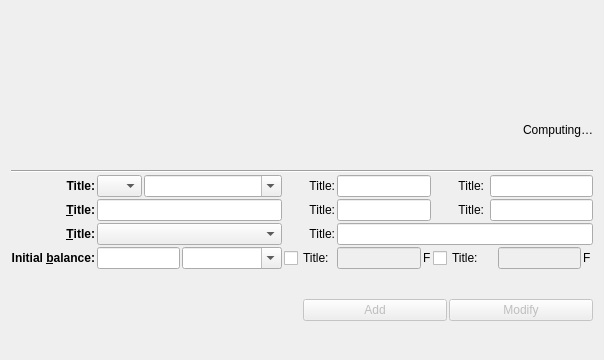
<?xml version="1.0" encoding="UTF-8"?>
<ui version="4.0">
 <class>skgbankplugin_base</class>
 <widget class="QWidget" name="skgbankplugin_base">
  <property name="geometry">
   <rect>
    <x>0</x>
    <y>0</y>
    <width>604</width>
    <height>360</height>
   </rect>
  </property>
  <layout class="QVBoxLayout" name="verticalLayout">
   <property name="spacing">
    <number>2</number>
   </property>
   <item>
    <widget class="SKGFilteredTableView" name="kView"/>
   </item>
   <item>
    <widget class="QLabel" name="kInfo">
     <property name="text">
      <string>Computing…</string>
     </property>
     <property name="alignment">
      <set>Qt::AlignRight|Qt::AlignTrailing|Qt::AlignVCenter</set>
     </property>
    </widget>
   </item>
   <item>
    <widget class="Line" name="line">
     <property name="orientation">
      <enum>Qt::Horizontal</enum>
     </property>
    </widget>
   </item>
   <item>
    <widget class="QWidget" name="SKGEditionWidget" native="true">
     <layout class="QGridLayout" name="gridLayout_4">
      <property name="leftMargin">
       <number>0</number>
      </property>
      <property name="topMargin">
       <number>0</number>
      </property>
      <property name="rightMargin">
       <number>0</number>
      </property>
      <property name="bottomMargin">
       <number>0</number>
      </property>
      <property name="spacing">
       <number>2</number>
      </property>
      <item row="0" column="1">
       <widget class="SKGComboBox" name="kAccountCreatorIcon">
        <property name="sizePolicy">
         <sizepolicy hsizetype="Preferred" vsizetype="Minimum">
          <horstretch>0</horstretch>
          <verstretch>0</verstretch>
         </sizepolicy>
        </property>
        <property name="maximumSize">
         <size>
          <width>45</width>
          <height>16777215</height>
         </size>
        </property>
        <property name="toolTip">
         <string>Icon of the bank</string>
        </property>
        <property name="statusTip">
         <string>Icon of the bank</string>
        </property>
       </widget>
      </item>
      <item row="3" column="5">
       <widget class="QLabel" name="kMinLimitunit">
        <property name="sizePolicy">
         <sizepolicy hsizetype="Minimum" vsizetype="Preferred">
          <horstretch>0</horstretch>
          <verstretch>0</verstretch>
         </sizepolicy>
        </property>
        <property name="text">
         <string notr="true">F</string>
        </property>
       </widget>
      </item>
      <item row="3" column="1" colspan="2">
       <layout class="QHBoxLayout" name="horizontalLayout_11">
        <property name="spacing">
         <number>2</number>
        </property>
        <item>
         <widget class="SKGCalculatorEdit" name="kAmountEdit">
          <property name="toolTip">
           <string>&lt;!DOCTYPE HTML PUBLIC &quot;-//W3C//DTD HTML 4.0//EN&quot; &quot;https://www.w3.org/TR/REC-html40/strict.dtd&quot;&gt;
&lt;html&gt;&lt;head&gt;&lt;meta name=&quot;qrichtext&quot; content=&quot;1&quot; /&gt;&lt;style type=&quot;text/css&quot;&gt;
p, li { white-space: pre-wrap; }
&lt;/style&gt;&lt;/head&gt;&lt;body style=&quot; font-family:'Bitstream Vera Sans'; font-size:9pt; font-weight:400; font-style:normal;&quot;&gt;
&lt;p style=&quot; margin-top:0px; margin-bottom:0px; margin-left:0px; margin-right:0px; -qt-block-indent:0; text-indent:0px;&quot;&gt;Amount of the transaction.&lt;/p&gt;
&lt;p style=&quot; margin-top:0px; margin-bottom:0px; margin-left:0px; margin-right:0px; -qt-block-indent:0; text-indent:0px;&quot;&gt;You can enter expressions here, such as &lt;span style=&quot; font-style:italic;&quot;&gt;3+4*2&lt;/span&gt;, skrooge will compute the result (&lt;span style=&quot; font-style:italic;&quot;&gt;11&lt;/span&gt;)&lt;/p&gt;&lt;/body&gt;&lt;/html&gt;</string>
          </property>
          <property name="statusTip">
           <string>Initial balance of the account (A negative value for a loan account)</string>
          </property>
         </widget>
        </item>
        <item>
         <widget class="SKGUnitComboBox" name="kUnitEdit">
          <property name="sizePolicy">
           <sizepolicy hsizetype="Maximum" vsizetype="Fixed">
            <horstretch>0</horstretch>
            <verstretch>0</verstretch>
           </sizepolicy>
          </property>
          <property name="minimumSize">
           <size>
            <width>100</width>
            <height>0</height>
           </size>
          </property>
          <property name="maximumSize">
           <size>
            <width>100</width>
            <height>16777215</height>
           </size>
          </property>
          <property name="toolTip">
           <string>Unit of the initial balance of the account</string>
          </property>
          <property name="statusTip">
           <string>Unit of the initial balance of the account</string>
          </property>
          <property name="editable">
           <bool>true</bool>
          </property>
          <property name="sizeAdjustPolicy">
           <enum>QComboBox::AdjustToContents</enum>
          </property>
          <property name="autoCompletion">
           <bool>false</bool>
          </property>
         </widget>
        </item>
        <item>
         <spacer name="horizontalSpacer_2">
          <property name="orientation">
           <enum>Qt::Horizontal</enum>
          </property>
          <property name="sizeHint" stdset="0">
           <size>
            <width>0</width>
            <height>20</height>
           </size>
          </property>
         </spacer>
        </item>
       </layout>
      </item>
      <item row="1" column="1" colspan="2">
       <widget class="QLineEdit" name="kAccountCreatorAccount">
        <property name="sizePolicy">
         <sizepolicy hsizetype="Expanding" vsizetype="Fixed">
          <horstretch>0</horstretch>
          <verstretch>0</verstretch>
         </sizepolicy>
        </property>
        <property name="toolTip">
         <string>Name of the account</string>
        </property>
        <property name="statusTip">
         <string>Name of the account</string>
        </property>
       </widget>
      </item>
      <item row="3" column="15">
       <spacer name="horizontalSpacer">
        <property name="orientation">
         <enum>Qt::Horizontal</enum>
        </property>
        <property name="sizeHint" stdset="0">
         <size>
          <width>0</width>
          <height>20</height>
         </size>
        </property>
       </spacer>
      </item>
      <item row="0" column="3">
       <widget class="QLabel" name="kBankNumberLbl">
        <property name="sizePolicy">
         <sizepolicy hsizetype="Minimum" vsizetype="Preferred">
          <horstretch>0</horstretch>
          <verstretch>0</verstretch>
         </sizepolicy>
        </property>
        <property name="text">
         <string notr="true">Title:</string>
        </property>
        <property name="alignment">
         <set>Qt::AlignRight|Qt::AlignTrailing|Qt::AlignVCenter</set>
        </property>
        <property name="buddy">
         <cstring>kAccountCreatorBankNumber</cstring>
        </property>
       </widget>
      </item>
      <item row="0" column="6">
       <widget class="QLabel" name="kAgencyAddressLbl">
        <property name="sizePolicy">
         <sizepolicy hsizetype="Minimum" vsizetype="Preferred">
          <horstretch>0</horstretch>
          <verstretch>0</verstretch>
         </sizepolicy>
        </property>
        <property name="text">
         <string notr="true">Title:</string>
        </property>
        <property name="alignment">
         <set>Qt::AlignRight|Qt::AlignTrailing|Qt::AlignVCenter</set>
        </property>
        <property name="buddy">
         <cstring>kAccountCreatorAddress</cstring>
        </property>
       </widget>
      </item>
      <item row="3" column="14">
       <widget class="QLabel" name="kMaxLimitunit">
        <property name="sizePolicy">
         <sizepolicy hsizetype="Minimum" vsizetype="Preferred">
          <horstretch>0</horstretch>
          <verstretch>0</verstretch>
         </sizepolicy>
        </property>
        <property name="text">
         <string notr="true">F</string>
        </property>
       </widget>
      </item>
      <item row="0" column="0">
       <widget class="QLabel" name="kBankLbl">
        <property name="sizePolicy">
         <sizepolicy hsizetype="Minimum" vsizetype="Preferred">
          <horstretch>0</horstretch>
          <verstretch>0</verstretch>
         </sizepolicy>
        </property>
        <property name="font">
         <font>
          <weight>75</weight>
          <bold>true</bold>
         </font>
        </property>
        <property name="text">
         <string notr="true">Title:</string>
        </property>
        <property name="alignment">
         <set>Qt::AlignRight|Qt::AlignTrailing|Qt::AlignVCenter</set>
        </property>
       </widget>
      </item>
      <item row="3" column="3">
       <widget class="QCheckBox" name="kMinLimit">
        <property name="sizePolicy">
         <sizepolicy hsizetype="Minimum" vsizetype="Preferred">
          <horstretch>0</horstretch>
          <verstretch>0</verstretch>
         </sizepolicy>
        </property>
        <property name="text">
         <string notr="true">Title:</string>
        </property>
       </widget>
      </item>
      <item row="2" column="4" colspan="12">
       <widget class="QLineEdit" name="kAccountCreatorNumber">
        <property name="sizePolicy">
         <sizepolicy hsizetype="Expanding" vsizetype="Fixed">
          <horstretch>0</horstretch>
          <verstretch>0</verstretch>
         </sizepolicy>
        </property>
        <property name="toolTip">
         <string>Number of the account</string>
        </property>
        <property name="statusTip">
         <string>Number of the account</string>
        </property>
       </widget>
      </item>
      <item row="3" column="13">
       <widget class="SKGCalculatorEdit" name="kMaxLimitAmout">
        <property name="enabled">
         <bool>false</bool>
        </property>
        <property name="sizePolicy">
         <sizepolicy hsizetype="Preferred" vsizetype="Fixed">
          <horstretch>0</horstretch>
          <verstretch>0</verstretch>
         </sizepolicy>
        </property>
        <property name="toolTip">
         <string>Maximum amount of the account</string>
        </property>
        <property name="statusTip">
         <string>Maximum amount of the account</string>
        </property>
       </widget>
      </item>
      <item row="3" column="6">
       <widget class="QCheckBox" name="kMaxLimit">
        <property name="sizePolicy">
         <sizepolicy hsizetype="Minimum" vsizetype="Preferred">
          <horstretch>0</horstretch>
          <verstretch>0</verstretch>
         </sizepolicy>
        </property>
        <property name="text">
         <string notr="true">Title:</string>
        </property>
       </widget>
      </item>
      <item row="0" column="9" colspan="7">
       <widget class="QLineEdit" name="kAccountCreatorAddress">
        <property name="sizePolicy">
         <sizepolicy hsizetype="Expanding" vsizetype="Fixed">
          <horstretch>0</horstretch>
          <verstretch>0</verstretch>
         </sizepolicy>
        </property>
        <property name="toolTip">
         <string>Address of the agency</string>
        </property>
        <property name="statusTip">
         <string>Address of the agency</string>
        </property>
        <property name="showClearButton" stdset="0">
         <bool>true</bool>
        </property>
       </widget>
      </item>
      <item row="1" column="9" colspan="7">
       <widget class="QLineEdit" name="kAccountCreatorComment">
        <property name="sizePolicy">
         <sizepolicy hsizetype="Expanding" vsizetype="Fixed">
          <horstretch>0</horstretch>
          <verstretch>0</verstretch>
         </sizepolicy>
        </property>
        <property name="toolTip">
         <string>Comment of the account</string>
        </property>
        <property name="statusTip">
         <string>Comment of the account</string>
        </property>
        <property name="showClearButton" stdset="0">
         <bool>true</bool>
        </property>
       </widget>
      </item>
      <item row="0" column="2">
       <widget class="SKGComboBox" name="kAccountCreatorBank">
        <property name="minimumSize">
         <size>
          <width>112</width>
          <height>0</height>
         </size>
        </property>
        <property name="toolTip">
         <string>Name of the bank</string>
        </property>
        <property name="statusTip">
         <string>Name of the bank</string>
        </property>
        <property name="editable">
         <bool>true</bool>
        </property>
       </widget>
      </item>
      <item row="1" column="6">
       <widget class="QLabel" name="kCommentLabel">
        <property name="sizePolicy">
         <sizepolicy hsizetype="Minimum" vsizetype="Preferred">
          <horstretch>0</horstretch>
          <verstretch>0</verstretch>
         </sizepolicy>
        </property>
        <property name="text">
         <string notr="true">Title:</string>
        </property>
        <property name="alignment">
         <set>Qt::AlignRight|Qt::AlignTrailing|Qt::AlignVCenter</set>
        </property>
        <property name="buddy">
         <cstring>kAccountCreatorComment</cstring>
        </property>
       </widget>
      </item>
      <item row="3" column="4">
       <widget class="SKGCalculatorEdit" name="kMinLimitAmout">
        <property name="enabled">
         <bool>false</bool>
        </property>
        <property name="sizePolicy">
         <sizepolicy hsizetype="Preferred" vsizetype="Fixed">
          <horstretch>0</horstretch>
          <verstretch>0</verstretch>
         </sizepolicy>
        </property>
        <property name="toolTip">
         <string>Minimum amount of the account</string>
        </property>
        <property name="statusTip">
         <string>Minimum amount of the account</string>
        </property>
       </widget>
      </item>
      <item row="3" column="0">
       <widget class="QLabel" name="kAmountLabel">
        <property name="sizePolicy">
         <sizepolicy hsizetype="Minimum" vsizetype="Preferred">
          <horstretch>0</horstretch>
          <verstretch>0</verstretch>
         </sizepolicy>
        </property>
        <property name="font">
         <font>
          <weight>75</weight>
          <bold>true</bold>
         </font>
        </property>
        <property name="text">
         <string comment="Noun, a numerical quantity">Initial &amp;balance:</string>
        </property>
        <property name="alignment">
         <set>Qt::AlignRight|Qt::AlignTrailing|Qt::AlignVCenter</set>
        </property>
        <property name="buddy">
         <cstring>kAmountEdit</cstring>
        </property>
       </widget>
      </item>
      <item row="1" column="0">
       <widget class="QLabel" name="kAccountLbl">
        <property name="sizePolicy">
         <sizepolicy hsizetype="Minimum" vsizetype="Preferred">
          <horstretch>0</horstretch>
          <verstretch>0</verstretch>
         </sizepolicy>
        </property>
        <property name="font">
         <font>
          <weight>75</weight>
          <bold>true</bold>
          <strikeout>false</strikeout>
          <stylestrategy>PreferDefault</stylestrategy>
          <kerning>true</kerning>
         </font>
        </property>
        <property name="text">
         <string notr="true">&amp;Title:</string>
        </property>
        <property name="alignment">
         <set>Qt::AlignRight|Qt::AlignTrailing|Qt::AlignVCenter</set>
        </property>
        <property name="buddy">
         <cstring>kAccountCreatorAccount</cstring>
        </property>
       </widget>
      </item>
      <item row="1" column="3">
       <widget class="QLabel" name="kAgencyNumberLbl">
        <property name="sizePolicy">
         <sizepolicy hsizetype="Minimum" vsizetype="Preferred">
          <horstretch>0</horstretch>
          <verstretch>0</verstretch>
         </sizepolicy>
        </property>
        <property name="text">
         <string notr="true">Title:</string>
        </property>
        <property name="alignment">
         <set>Qt::AlignRight|Qt::AlignTrailing|Qt::AlignVCenter</set>
        </property>
        <property name="buddy">
         <cstring>kAccountCreatorAgencyNumber</cstring>
        </property>
       </widget>
      </item>
      <item row="2" column="0">
       <widget class="QLabel" name="kTypeLbl">
        <property name="sizePolicy">
         <sizepolicy hsizetype="Minimum" vsizetype="Preferred">
          <horstretch>0</horstretch>
          <verstretch>0</verstretch>
         </sizepolicy>
        </property>
        <property name="font">
         <font>
          <weight>75</weight>
          <bold>true</bold>
          <strikeout>false</strikeout>
          <stylestrategy>PreferDefault</stylestrategy>
          <kerning>true</kerning>
         </font>
        </property>
        <property name="text">
         <string notr="true">&amp;Title:</string>
        </property>
        <property name="alignment">
         <set>Qt::AlignRight|Qt::AlignTrailing|Qt::AlignVCenter</set>
        </property>
        <property name="buddy">
         <cstring>kAccountCreatorType</cstring>
        </property>
       </widget>
      </item>
      <item row="2" column="3">
       <widget class="QLabel" name="kNumberLbl">
        <property name="sizePolicy">
         <sizepolicy hsizetype="Minimum" vsizetype="Preferred">
          <horstretch>0</horstretch>
          <verstretch>0</verstretch>
         </sizepolicy>
        </property>
        <property name="text">
         <string notr="true">Title:</string>
        </property>
        <property name="alignment">
         <set>Qt::AlignRight|Qt::AlignTrailing|Qt::AlignVCenter</set>
        </property>
        <property name="buddy">
         <cstring>kAccountCreatorNumber</cstring>
        </property>
       </widget>
      </item>
      <item row="2" column="1" colspan="2">
       <widget class="SKGComboBox" name="kAccountCreatorType">
        <property name="sizePolicy">
         <sizepolicy hsizetype="Preferred" vsizetype="Fixed">
          <horstretch>0</horstretch>
          <verstretch>0</verstretch>
         </sizepolicy>
        </property>
        <property name="toolTip">
         <string>Type of the account</string>
        </property>
        <property name="statusTip">
         <string>Type of the account</string>
        </property>
        <property name="sizeAdjustPolicy">
         <enum>QComboBox::AdjustToContents</enum>
        </property>
       </widget>
      </item>
      <item row="1" column="4" colspan="2">
       <widget class="QLineEdit" name="kAccountCreatorAgencyNumber">
        <property name="sizePolicy">
         <sizepolicy hsizetype="Expanding" vsizetype="Fixed">
          <horstretch>0</horstretch>
          <verstretch>0</verstretch>
         </sizepolicy>
        </property>
        <property name="toolTip">
         <string>Number of the agency</string>
        </property>
        <property name="statusTip">
         <string>Number of the agency</string>
        </property>
       </widget>
      </item>
      <item row="0" column="4" colspan="2">
       <widget class="QLineEdit" name="kAccountCreatorBankNumber">
        <property name="sizePolicy">
         <sizepolicy hsizetype="Expanding" vsizetype="Fixed">
          <horstretch>0</horstretch>
          <verstretch>0</verstretch>
         </sizepolicy>
        </property>
        <property name="toolTip">
         <string>Number of the bank</string>
        </property>
        <property name="statusTip">
         <string>Number of the bank</string>
        </property>
       </widget>
      </item>
     </layout>
    </widget>
   </item>
   <item>
    <layout class="QHBoxLayout" name="horizontalLayout_12">
     <property name="spacing">
      <number>2</number>
     </property>
     <item>
      <widget class="SKGWidgetSelector" name="kWidgetSelector"/>
     </item>
     <item>
      <widget class="QWidget" name="SKGEditionButtonswidget" native="true">
       <layout class="QHBoxLayout" name="horizontalLayout_2">
        <property name="spacing">
         <number>2</number>
        </property>
        <property name="leftMargin">
         <number>0</number>
        </property>
        <property name="topMargin">
         <number>0</number>
        </property>
        <property name="rightMargin">
         <number>0</number>
        </property>
        <property name="bottomMargin">
         <number>0</number>
        </property>
        <item>
         <widget class="QPushButton" name="kAccountCreatorAdd">
          <property name="enabled">
           <bool>false</bool>
          </property>
          <property name="toolTip">
           <string>Add a bank and an account (Ctrl+Enter)</string>
          </property>
          <property name="statusTip">
           <string>Add a bank and an account (Ctrl+Enter)</string>
          </property>
          <property name="text">
           <string comment="Verb, add an item to a list">Add</string>
          </property>
          <property name="autoDefault">
           <bool>true</bool>
          </property>
          <property name="default">
           <bool>true</bool>
          </property>
         </widget>
        </item>
        <item>
         <widget class="QPushButton" name="kAccountCreatorUpdate">
          <property name="enabled">
           <bool>false</bool>
          </property>
          <property name="toolTip">
           <string>Update selected banks and accounts (Shift+Enter)</string>
          </property>
          <property name="statusTip">
           <string>Update selected banks and accounts (Shift+Enter)</string>
          </property>
          <property name="text">
           <string comment="Verb, modify an item">Modify</string>
          </property>
         </widget>
        </item>
       </layout>
      </widget>
     </item>
    </layout>
   </item>
  </layout>
 </widget>
 <customwidgets>
  <customwidget>
   <class>KComboBox</class>
   <extends>QComboBox</extends>
   <header>kcombobox.h</header>
  </customwidget>
  <customwidget>
   <class>SKGUnitComboBox</class>
   <extends>SKGComboBox</extends>
   <header>skgunitcombobox.h</header>
  </customwidget>
  <customwidget>
   <class>SKGCalculatorEdit</class>
   <extends>QLineEdit</extends>
   <header>skgcalculatoredit.h</header>
  </customwidget>
  <customwidget>
   <class>SKGComboBox</class>
   <extends>KComboBox</extends>
   <header>skgcombobox.h</header>
  </customwidget>
  <customwidget>
   <class>SKGFilteredTableView</class>
   <extends>QWidget</extends>
   <header>skgfilteredtableview.h</header>
   <container>1</container>
  </customwidget>
  <customwidget>
   <class>SKGWidgetSelector</class>
   <extends>QWidget</extends>
   <header>skgwidgetselector.h</header>
  </customwidget>
 </customwidgets>
 <tabstops>
  <tabstop>kAccountCreatorIcon</tabstop>
  <tabstop>kAccountCreatorBank</tabstop>
  <tabstop>kAccountCreatorAccount</tabstop>
  <tabstop>kAccountCreatorType</tabstop>
  <tabstop>kAmountEdit</tabstop>
  <tabstop>kUnitEdit</tabstop>
  <tabstop>kAccountCreatorBankNumber</tabstop>
  <tabstop>kAccountCreatorAgencyNumber</tabstop>
  <tabstop>kAccountCreatorNumber</tabstop>
  <tabstop>kAccountCreatorAddress</tabstop>
  <tabstop>kAccountCreatorComment</tabstop>
  <tabstop>kMinLimit</tabstop>
  <tabstop>kMinLimitAmout</tabstop>
  <tabstop>kMaxLimit</tabstop>
  <tabstop>kMaxLimitAmout</tabstop>
  <tabstop>kAccountCreatorAdd</tabstop>
  <tabstop>kAccountCreatorUpdate</tabstop>
 </tabstops>
 <resources/>
 <connections/>
 <slots>
  <slot>onFilterChanged()</slot>
  <slot>onAccountCreatorModified()</slot>
  <slot>onAddAccountClicked()</slot>
  <slot>onModifyAccountClicked()</slot>
  <slot>onDoubleClickedAccount()</slot>
  <slot>onFilterRegExpChanged()</slot>
  <slot>onComputeRIB()</slot>
  <slot>onBtnModeClicked()</slot>
  <slot>cleanEditor()</slot>
  <slot>onIconChanged()</slot>
 </slots>
</ui>
